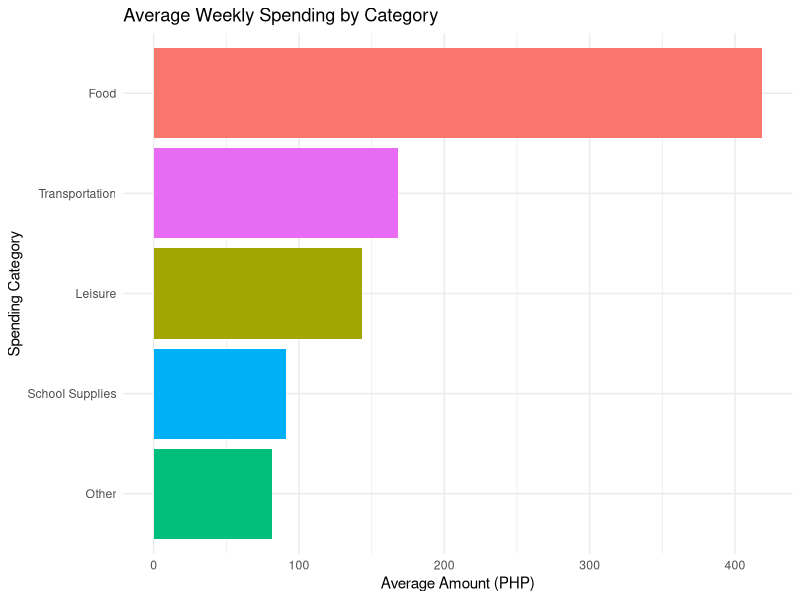
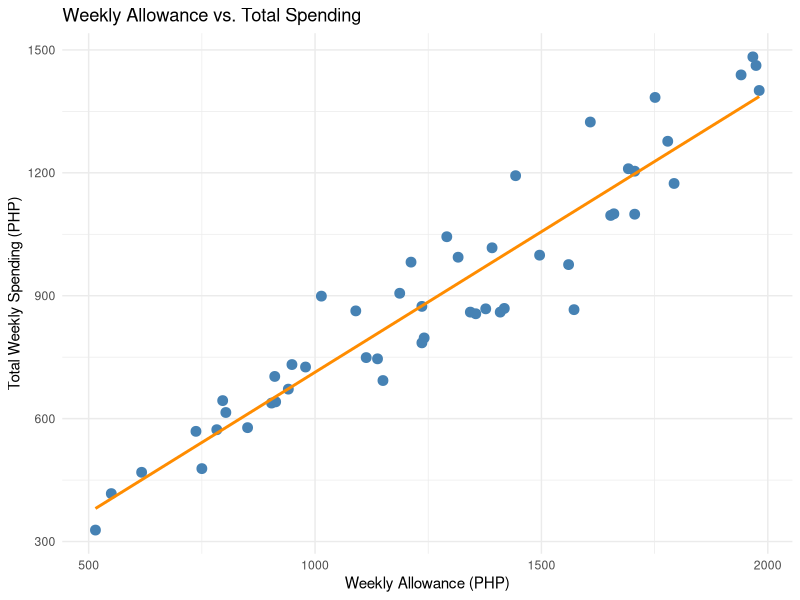
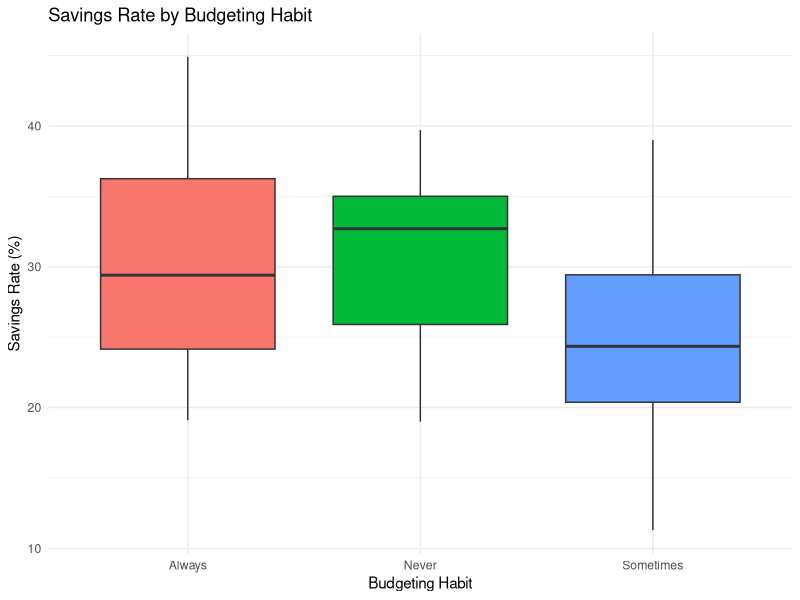

Reproduce these figures in R, in order.

# Project 2: Student Allowance and Spending Habits
# IMPORTANT: This dataset contains simulated student records.

# 1. Load required packages
packages <- c("dplyr", "ggplot2")

for (package in packages) {
  if (!requireNamespace(package, quietly = TRUE)) {
    install.packages(package)
  }
}

library(dplyr)
library(ggplot2)

# 2. Load the dataset
data <- read.csv("student_allowance_spending.csv")

# 3. Check the dataset
print(dim(data))
print(head(data))
str(data)

# 4. Descriptive statistics
cat("\n--- DESCRIPTIVE STATISTICS ---\n")

summary_stats <- data %>%
  summarise(
    Number_of_Students = n(),
    Average_Weekly_Allowance =
      mean(Weekly_Allowance_PHP),
    Average_Weekly_Spending =
      mean(Total_Spending_PHP),
    Average_Weekly_Savings =
      mean(Weekly_Savings_PHP),
    Average_Savings_Rate =
      mean(Savings_Rate_Percent)
  )

print(summary_stats)

# 5. Average spending by category
spending_summary <- data.frame(
  Category = c(
    "Food",
    "Transportation",
    "School Supplies",
    "Leisure",
    "Other"
  ),
  Average_Spending = c(
    mean(data$Food_Spending_PHP),
    mean(data$Transportation_PHP),
    mean(data$School_Supplies_PHP),
    mean(data$Leisure_Spending_PHP),
    mean(data$Other_Spending_PHP)
  )
)

print(spending_summary)

# 6. Correlation between allowance and total spending
allowance_correlation <- cor(
  data$Weekly_Allowance_PHP,
  data$Total_Spending_PHP
)

cat("\nAllowance and spending correlation:\n")
print(allowance_correlation)

# 7. Average savings rate by budgeting habit
budget_summary <- data %>%
  group_by(Budgeting_Habit) %>%
  summarise(
    Students = n(),
    Average_Savings_Rate =
      mean(Savings_Rate_Percent),
    .groups = "drop"
  )

print(budget_summary)

# 8. Graph 1: Average spending by category
graph1 <- ggplot(
  spending_summary,
  aes(x = reorder(Category, Average_Spending),
      y = Average_Spending,
      fill = Category)
) +
  geom_col(show.legend = FALSE) +
  coord_flip() +
  labs(
    title = "Average Weekly Spending by Category",
    x = "Spending Category",
    y = "Average Amount (PHP)"
  ) +
  theme_minimal()

print(graph1)

# 9. Graph 2: Weekly allowance vs. weekly spending
graph2 <- ggplot(
  data,
  aes(x = Weekly_Allowance_PHP,
      y = Total_Spending_PHP)
) +
  geom_point(size = 3, color = "steelblue") +
  geom_smooth(method = "lm", se = FALSE,
              color = "darkorange") +
  labs(
    title = "Weekly Allowance vs. Total Spending",
    x = "Weekly Allowance (PHP)",
    y = "Total Weekly Spending (PHP)"
  ) +
  theme_minimal()

print(graph2)

# 10. Graph 3: Savings rate by budgeting habit
graph3 <- ggplot(
  data,
  aes(x = Budgeting_Habit,
      y = Savings_Rate_Percent,
      fill = Budgeting_Habit)
) +
  geom_boxplot(show.legend = FALSE) +
  labs(
    title = "Savings Rate by Budgeting Habit",
    x = "Budgeting Habit",
    y = "Savings Rate (%)"
  ) +
  theme_minimal()

print(graph3)

# 11. Save summary results
write.csv(
  summary_stats,
  "summary_statistics.csv",
  row.names = FALSE
)

write.csv(
  spending_summary,
  "spending_by_category.csv",
  row.names = FALSE
)

write.csv(
  budget_summary,
  "savings_by_budgeting_habit.csv",
  row.names = FALSE
)

cat("\nAnalysis complete. Remember: all records are simulated.\n")
